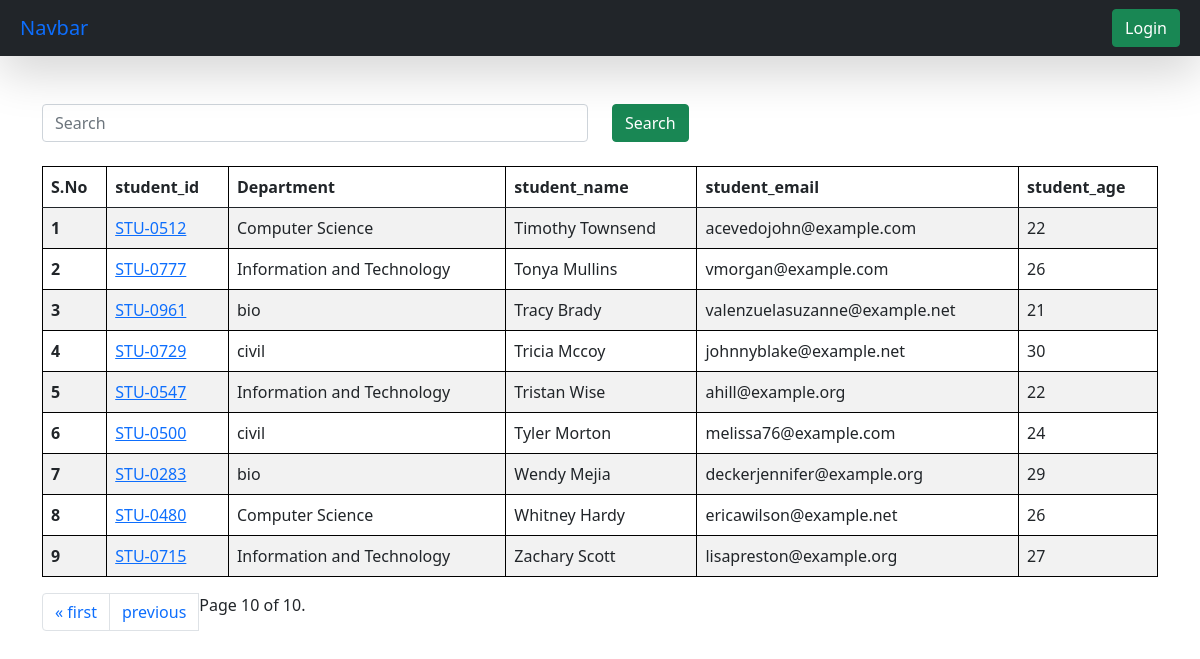
/students/?page=10, run on the app's committed database.
### ReportCard/models.py (models this page shows, shortened)
class Student(models.Model):
  department = models.ForeignKey(Department , related_name="depart" , on_delete=models.CASCADE )
  student_id = models.OneToOneField(StudentID , related_name="studentid" , on_delete=models.CASCADE)
  student_name = models.CharField(max_length=100)
  student_email = models.EmailField(unique=True)
  student_age = models.IntegerField(default=18)
  student_address = models.TextField()
  class Meta:
    ordering = ['student_name']
    verbose_name = "student"

class StudentID(models.Model):
  student_id = models.CharField(max_length=100)
  def __str__(self) -> str:
    return self.student_id

class Department(models.Model):
  department = models.CharField(max_length=100)
  class Meta:
    ordering = ['department']

### ReportCard/views.py (the view, shortened to what this page needs)
# urls.py: path('students/' , get_students , name = "get_students"),
def get_students(request):
  queryset = Student.objects.all()
  paginator = Paginator(queryset, 10)
  page_number = request.GET.get("page" , 1)
  page_obj = paginator.get_page(page_number)
  print(page_obj)
  return render(request, 'students.html' , {'queryset' : page_obj})

### ReportCard/templates/students.html (shortened to what this page needs)
{% extends "base.html" %}
{% block start %}
<div class="container mt-5">
  <form class="mb-4">
    <div class="row">
      <div class="col-md-6">
        <input class="form-control" name="search" placeholder="Search">
      </div>
      <div class="col-md-6">
        <button class="btn btn-success">Search</button>
      </div>
    </div>
  </form>
  <table class="table table-striped">
    <thead>
      <tr>
        <th scope="col">S.No</th>
        <th scope="col">student_id</th>
        <th scope="col">Department</th>
        <th scope="col">student_name</th>
        <th scope="col">student_email</th>
        <th scope="col">student_age</th>
      </tr>
    </thead>
    <tbody>
      {% for student in queryset %}
      <tr>
        <th scope="row">{{forloop.counter}}</th>
        <td>
          <a href="{% url 'see_marks' student.student_id %}">
            {{student.student_id}}
          </a>
          </td>
        <td>{{student.department.department}}</td>
        <td>{{student.student_name}}</td>
        <td>{{student.student_email}}</td>
        <td>{{student.student_age}}</td>
      </tr>
      {% endfor%}
    </tbody>
  </table>
  <nav aria-label="Page navigation example">
    <ul class="pagination">
      {% if queryset.has_previous %}
      <li class="page-item"><a class="page-link" href="?page=1">&laquo; first</a></li>
      <li class="page-item"><a class="page-link" href="?page={{ queryset.previous_page_number }}">previous</a></li>
      {% endif %}
      <span class="current">
        Page {{ queryset.number }} of {{ queryset.paginator.num_pages }}.
      </span>
    </ul>
  </nav>
</div>
{% endblock %}

### ReportCard/templates/base.html (style rules this page uses)
table, th , td { border: 1px solid black; }

### data on the page
Student: student_id "STU-0512", department.department "Computer Science", student_name "Timothy Townsend", student_email "acevedojohn@example.com", student_age "22"
Student: student_id "STU-0777", department.department "Information and Technology", student_name "Tonya Mullins", student_email "vmorgan@example.com", student_age "26"
Student: student_id "STU-0961", department.department "bio", student_name "Tracy Brady", student_email "valenzuelasuzanne@example.net", student_age "21"
Student: student_id "STU-0729", department.department "civil", student_name "Tricia Mccoy", student_email "johnnyblake@example.net", student_age "30"
Student: student_id "STU-0547", department.department "Information and Technology", student_name "Tristan Wise", student_email "ahill@example.org", student_age "22"
Student: student_id "STU-0500", department.department "civil", student_name "Tyler Morton", student_email "melissa76@example.com", student_age "24"
Student: student_id "STU-0283", department.department "bio", student_name "Wendy Mejia", student_email "deckerjennifer@example.org", student_age "29"
Student: student_id "STU-0480", department.department "Computer Science", student_name "Whitney Hardy", student_email "ericawilson@example.net", student_age "26"
Student: student_id "STU-0715", department.department "Information and Technology", student_name "Zachary Scott", student_email "lisapreston@example.org", student_age "27"

### other printed values
{{ queryset.number }} "10"
{{ queryset.paginator.num_pages }} "10"
